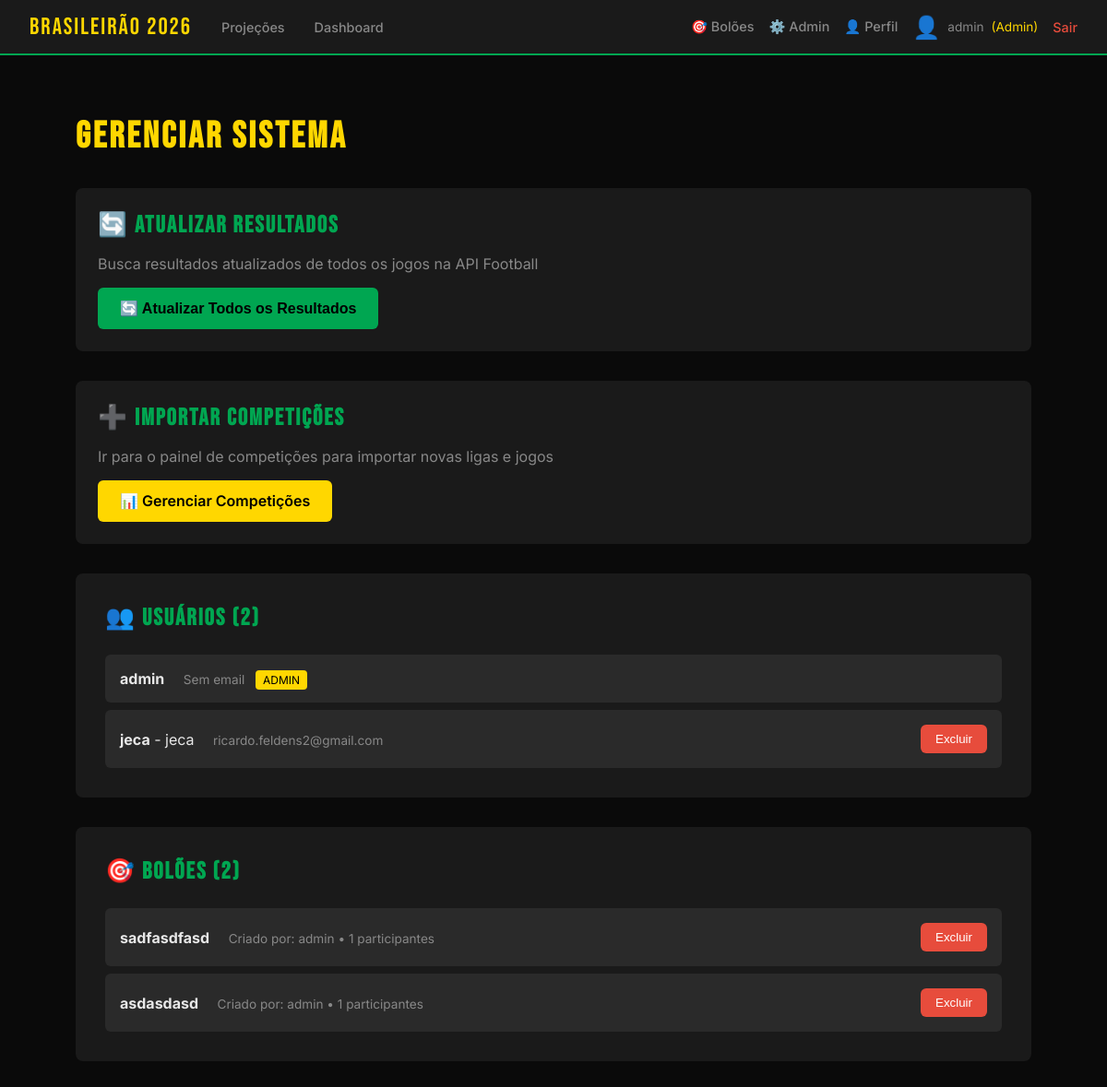
The app's page /admin/gerenciar (signed in) with its own data.
### app/models.py (models this page shows, shortened)
class Usuario(UserMixin, db.Model):
    id = db.Column(db.Integer, primary_key=True)
    username = db.Column(db.String(80), unique=True, nullable=False)
    email = db.Column(db.String(120), unique=True, nullable=True)
    nome_completo = db.Column(db.String(200), nullable=True)
    password_hash = db.Column(db.String(200), nullable=False)
    is_admin = db.Column(db.Boolean, default=False)
    avatar_tipo = db.Column(db.String(20), default='sugerido')  # sugerido, upload
    avatar_sugerido_id = db.Column(db.Integer, db.ForeignKey('avatar_sugerido.id'), nullable=True)
    avatar_custom_url = db.Column(db.String(200), nullable=True)
    time_coracao_id = db.Column(db.Integer, db.ForeignKey('time.id'), nullable=True)
    tipo = db.Column(db.String(20), default='participante')  # admin, dono, participante
    status = db.Column(db.String(20), default='ativo')  # ativo, suspenso
    data_cadastro = db.Column(db.DateTime, default=db.func.now())

class Bolao(db.Model):
    id = db.Column(db.Integer, primary_key=True)
    nome = db.Column(db.String(100), nullable=False)
    competicao_id = db.Column(db.Integer, db.ForeignKey('competicao.id'), nullable=False)
    dono_id = db.Column(db.Integer, db.ForeignKey('usuario.id'), nullable=False)
    codigo_convite = db.Column(db.String(10), unique=True, nullable=False)
    regra_pontuacao_id = db.Column(db.Integer, db.ForeignKey('regra_pontuacao.id'), nullable=False)
    tipo_acesso = db.Column(db.String(20), default='publico')  # publico, privado
    tipo_bolao = db.Column(db.String(30), default='campeonato_completo')  # campeonato_completo, time_campeonato, time_ano_completo
    time_especifico_id = db.Column(db.Integer, db.ForeignKey('time.id'), nullable=True)
    ano = db.Column(db.Integer, nullable=True)
    status_pagamento = db.Column(db.String(20), default='pendente')  # pendente, aprovado, recusado
    valor_pago = db.Column(db.Float, default=0.0)
    data_pagamento = db.Column(db.DateTime, nullable=True)
    status = db.Column(db.String(20), default='ativo')  # ativo, encerrado
    data_criacao = db.Column(db.DateTime, default=db.func.now())
    competicao = db.relationship('Competicao', backref='boloes')
    dono = db.relationship('Usuario', foreign_keys=[dono_id], backref='boloes_criados')
    regra = db.relationship('RegraPontuacao', backref='boloes')
    participantes = db.relationship('ParticipanteBolao', backref='bolao', lazy='dynamic')
    time_especifico = db.relationship('Time', backref='boloes_time')  # NOVO relacionamento

### app/routes.py (the view)
@bp.route('/admin/gerenciar')
@admin_required
def admin_gerenciar():
    from app.models import Usuario, Bolao
    usuarios = Usuario.query.all()
    boloes = Bolao.query.all()
    return render_template('admin/gerenciar.html', usuarios=usuarios, boloes=boloes)

### app/__init__.py (called while the page is built)
@login_manager.user_loader
def load_user(user_id):
    from app.models import Usuario
    return Usuario.query.get(int(user_id))

### app/routes.py (called while the page is built)
def admin_required(f):
    @wraps(f)
    def decorated_function(*args, **kwargs):
        if not current_user.is_authenticated:
            return redirect('/login?next=' + request.path)
        if not current_user.is_admin:
            return jsonify({'erro': 'Acesso negado. Apenas administradores.'}), 403
        return f(*args, **kwargs)
    return decorated_function

### app/templates/admin/gerenciar.html (shortened to what this page needs)
{% extends "base.html" %}
{% block content %}
<div style="max-width: 1400px; margin: 2rem auto;">
    <h1 style="margin-bottom: 2rem;">Gerenciar Sistema</h1>
    <div style="background: var(--cinza); padding: 1.5rem; border-radius: 8px; margin-bottom: 2rem;">
        <h2 style="margin-bottom: 1rem;">🔄 Atualizar Resultados</h2>
        <p style="color: var(--texto-fraco); margin-bottom: 1rem;">
            Busca resultados atualizados de todos os jogos na API Football
        </p>
        <button onclick="atualizarResultados()" id="btn-atualizar"
            style="background: var(--verde); color: #000; border: none; padding: 0.8rem 1.5rem;
                   border-radius: 6px; font-weight: 600; cursor: pointer; font-size: 1rem;">
            🔄 Atualizar Todos os Resultados
        </button>
    </div>
    <div style="background: var(--cinza); padding: 1.5rem; border-radius: 8px; margin-bottom: 2rem;">
        <h2 style="margin-bottom: 1rem;">➕ Importar Competições</h2>
        <p style="color: var(--texto-fraco); margin-bottom: 1rem;">
            Ir para o painel de competições para importar novas ligas e jogos
        </p>
        <a href="/admin/competicoes"
            style="display: inline-block; background: var(--amarelo); color: #000; padding: 0.8rem 1.5rem;
                   border-radius: 6px; font-weight: 600; text-decoration: none; font-size: 1rem;">
            📊 Gerenciar Competições
        </a>
    </div>
    <div style="display: grid; gap: 2rem;">
        <div style="background: var(--cinza); padding: 2rem; border-radius: 8px;">
            <h2 style="margin-bottom: 1.5rem;">👥 Usuários ({{ usuarios|length }})</h2>
            <div style="display: grid; gap: 0.5rem;">
                {% for user in usuarios %}
                <div style="display: flex; justify-content: space-between; align-items: center; padding: 1rem; background: var(--cinza-medio); border-radius: 6px;">
                    <div>
                        <strong>{{ user.username }}</strong>
                        {% if user.nome_completo %} - {{ user.nome_completo }}{% endif %}
                        <span style="color: var(--texto-fraco); font-size: 0.85rem; margin-left: 1rem;">
                            {{ user.email or 'Sem email' }}
                        </span>
                        {% if user.is_admin %}
                            <span style="background: var(--amarelo); color: #000; padding: 0.2rem 0.5rem; border-radius: 4px; font-size: 0.75rem; margin-left: 0.5rem;">ADMIN</span>
                        {% endif %}
                    </div>
                    {% if not user.is_admin %}
                    <button onclick="excluirUsuario({{ user.id }}, '{{ user.username }}')"
                        style="background: #e74c3c; color: white; border: none; padding: 0.5rem 1rem; border-radius: 6px; cursor: pointer;">
                        Excluir
                    </button>
                    {% endif %}
                </div>
                {% endfor %}
            </div>
        </div>
        <div style="background: var(--cinza); padding: 2rem; border-radius: 8px;">
            <h2 style="margin-bottom: 1.5rem;">🎯 Bolões ({{ boloes|length }})</h2>
            <div style="display: grid; gap: 0.5rem;">
                {% for bolao in boloes %}
                <div style="display: flex; justify-content: space-between; align-items: center; padding: 1rem; background: var(--cinza-medio); border-radius: 6px;">
                    <div>
                        <strong>{{ bolao.nome }}</strong>
                        <span style="color: var(--texto-fraco); font-size: 0.85rem; margin-left: 1rem;">
                            Criado por: {{ bolao.dono.username }} • {{ bolao.participantes.count() }} participantes
                        </span>
                    </div>
                    <button onclick="excluirBolao({{ bolao.id }}, '{{ bolao.nome }}')"
                        style="background: #e74c3c; color: white; border: none; padding: 0.5rem 1rem; border-radius: 6px; cursor: pointer;">
                        Excluir
                    </button>
                </div>
                {% endfor %}
            </div>
        </div>
    </div>
</div>
{% endblock %}

### app/templates/base.html (shortened to what this page needs)
<!DOCTYPE html>
<html lang="pt-BR">
<head>
</head>
<body>
    <nav>
        <a href="/" class="logo">Brasileirão 2026</a>
        <a href="/projecoes">Projeções</a>
        <a href="/dashboard">Dashboard</a>
        <div style="margin-left: auto; display: flex; align-items: center; gap: 1rem;">
            {% if current_user.is_authenticated %}
                <a href="/meus_boloes">🎯 Bolões</a>
                    {% if current_user.is_admin %}
                        <a href="/admin/competicoes">⚙️ Admin</a>
                    {% endif %}
                <a href="/perfil">👤 Perfil</a>
                <span style="display: flex; align-items: center; gap: 0.5rem; color: var(--texto-fraco); font-size: 0.85rem;">
                    {% if current_user.avatar_tipo == 'sugerido' and current_user.avatar_sugerido_id %}
                        <span style="font-size: 1.5rem;">{{ ['⚽', '🏆', '👟', '🥅', '🔥', '⭐', '⚡', '💪', '🎯', '👊', '🚀', '💎'][current_user.avatar_sugerido_id - 1] }}</span>
                    {% elif current_user.avatar_tipo == 'upload' and current_user.avatar_custom_url %}
                        <img src="{{ current_user.avatar_custom_url }}" style="width: 30px; height: 30px; border-radius: 50%; object-fit: cover;">
                    {% else %}
                        <span style="font-size: 1.5rem;">👤</span>
                    {% endif %}
                    {{ current_user.username }}
                    {% if current_user.is_admin %}
                        <span style="color: var(--amarelo);">(Admin)</span>
                    {% endif %}
                </span>
                <a href="/logout" style="color: #e74c3c;">Sair</a>
            {% else %}
                <a href="/login">Login</a>
                <a href="/registro">Criar Conta</a>
            {% endif %}
        </div>
    </nav>
    <div class="container">
        {% block content %}{% endblock %}
    </div>
</body>
</html>

### app/templates/base.html (style rules this page uses)
:root { --verde: #00a651; --amarelo: #ffd700; --azul: #003087; --escuro: #0a0a0a; --cinza: #1a1a1a; --cinza-medio: #2a2a2a; --texto: #e8e8e8; --texto-fraco: #888; }
* { margin: 0; padding: 0; box-sizing: border-box; }
body { background: var(--escuro); color: var(--texto); font-family: 'Inter', sans-serif; min-height: 100vh; }
nav { background: var(--cinza); border-bottom: 2px solid var(--verde); padding: 0 2rem; display: flex; align-items: center; gap: 2rem; height: 60px; }
nav .logo { font-family: 'Bebas Neue', sans-serif; font-size: 1.6rem; color: var(--amarelo); letter-spacing: 2px; text-decoration: none; }
nav a { color: var(--texto-fraco); text-decoration: none; font-size: 0.9rem; font-weight: 500; transition: color 0.2s; }
.container { max-width: 1100px; margin: 0 auto; padding: 2rem; }
h1 { font-family: 'Bebas Neue', sans-serif; font-size: 2.5rem; letter-spacing: 3px; color: var(--amarelo); margin-bottom: 1.5rem; }
h2 { font-family: 'Bebas Neue', sans-serif; font-size: 1.6rem; letter-spacing: 2px; color: var(--verde); margin-bottom: 1rem; }

### records on screen
Usuario: username "admin", email "Sem email", is_admin "ADMIN"
Usuario: username "jeca", nome_completo "jeca", email "ricardo.feldens2@gmail.com"
Bolao: nome "sadfasdfasd", dono.username "admin", participantes.count "1"
Bolao: nome "asdasdasd", dono.username "admin", participantes.count "1"

### other values on screen
{{ usuarios|length }} "2"
{{ boloes|length }} "2"
